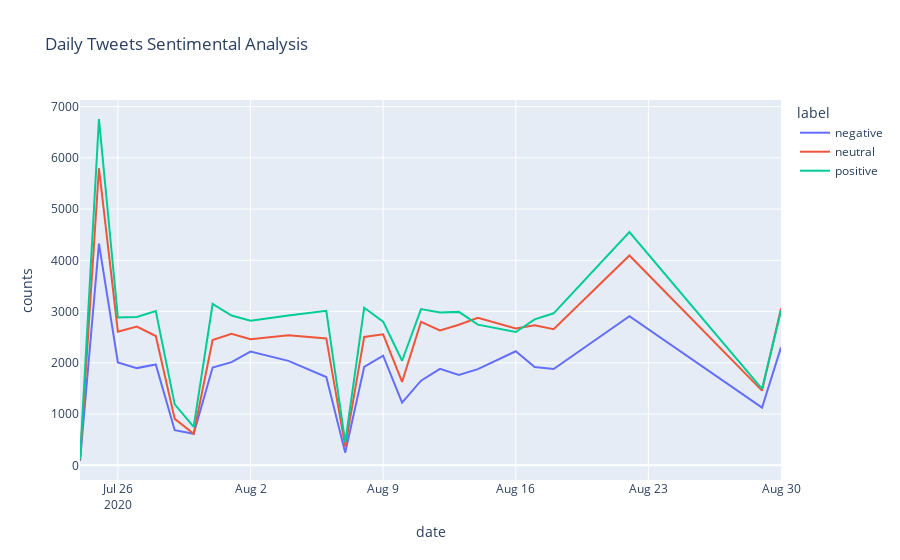

The notebook cell this image was saved under:
### Code cell
px.line(data_agg, x= 'date', y='counts',color = 'label', title= 'Daily Tweets Sentimental Analysis')

### Figure 1 — Plotly figure (JSON) as saved in the notebook; plotly's stock layout.template omitted (floating-point values rounded to 4 significant figures)
{"data": [{"hovertemplate": "label=negative<br>date=%{x}<br>counts=%{y}<extra></extra>", "legendgroup": "negative", "line": {"color": "#636efa", "dash": "solid"}, "marker": {"symbol": "circle"}, "mode": "lines", "name": "negative", "orientation": "v", "showlegend": true, "type": "scatter", "x": ["2020-07-24", "2020-07-25", "2020-07-26", "2020-07-27", "2020-07-28", "2020-07-29", "2020-07-30", "2020-07-31", "2020-08-01", "2020-08-02", "2020-08-04", "2020-08-06", "2020-08-07", "2020-08-08", "2020-08-09", "2020-08-10", "2020-08-11", "2020-08-12", "2020-08-13", "2020-08-14", "2020-08-16", "2020-08-17", "2020-08-18", "2020-08-22", "2020-08-29", "2020-08-30"], "xaxis": "x", "y": [84, 4325, 2006, 1897, 1968, 685, 615, 1907, 2013, 2218, 2038, 1722, 247, 1920, 2140, 1223, 1652, 1883, 1763, 1876, 2226, 1918, 1878, 2909, 1126, 2301], "yaxis": "y"}, {"hovertemplate": "label=neutral<br>date=%{x}<br>counts=%{y}<extra></extra>", "legendgroup": "neutral", "line": {"color": "#EF553B", "dash": "solid"}, "marker": {"symbol": "circle"}, "mode": "lines", "name": "neutral", "orientation": "v", "showlegend": true, "type": "scatter", "x": ["2020-07-24", "2020-07-25", "2020-07-26", "2020-07-27", "2020-07-28", "2020-07-29", "2020-07-30", "2020-07-31", "2020-08-01", "2020-08-02", "2020-08-04", "2020-08-06", "2020-08-07", "2020-08-08", "2020-08-09", "2020-08-10", "2020-08-11", "2020-08-12", "2020-08-13", "2020-08-14", "2020-08-16", "2020-08-17", "2020-08-18", "2020-08-22", "2020-08-29", "2020-08-30"], "xaxis": "x", "y": [96, 5798, 2608, 2708, 2523, 906, 615, 2445, 2565, 2459, 2539, 2476, 365, 2505, 2557, 1628, 2800, 2633, 2743, 2879, 2672, 2733, 2656, 4095, 1458, 3058], "yaxis": "y"}, {"hovertemplate": "label=positive<br>date=%{x}<br>counts=%{y}<extra></extra>", "legendgroup": "positive", "line": {"color": "#00cc96", "dash": "solid"}, "marker": {"symbol": "circle"}, "mode": "lines", "name": "positive", "orientation": "v", "showlegend": true, "type": "scatter", "x": ["2020-07-24", "2020-07-25", "2020-07-26", "2020-07-27", "2020-07-28", "2020-07-29", "2020-07-30", "2020-07-31", "2020-08-01", "2020-08-02", "2020-08-04", "2020-08-06", "2020-08-07", "2020-08-08", "2020-08-09", "2020-08-10", "2020-08-11", "2020-08-12", "2020-08-13", "2020-08-14", "2020-08-16", "2020-08-17", "2020-08-18", "2020-08-22", "2020-08-29", "2020-08-30"], "xaxis": "x", "y": [115, 6758, 2886, 2895, 3009, 1189, 750, 3148, 2922, 2823, 2923, 3016, 448, 3075, 2803, 2040, 3048, 2984, 2994, 2745, 2602, 2849, 2966, 4551, 1493, 3016], "yaxis": "y"}], "layout": {"legend": {"title": {"text": "label"}, "tracegroupgap": 0}, "title": {"text": "Daily Tweets Sentimental Analysis"}, "xaxis": {"anchor": "y", "domain": [0, 1], "title": {"text": "date"}}, "yaxis": {"anchor": "x", "domain": [0, 1], "title": {"text": "counts"}}}}
